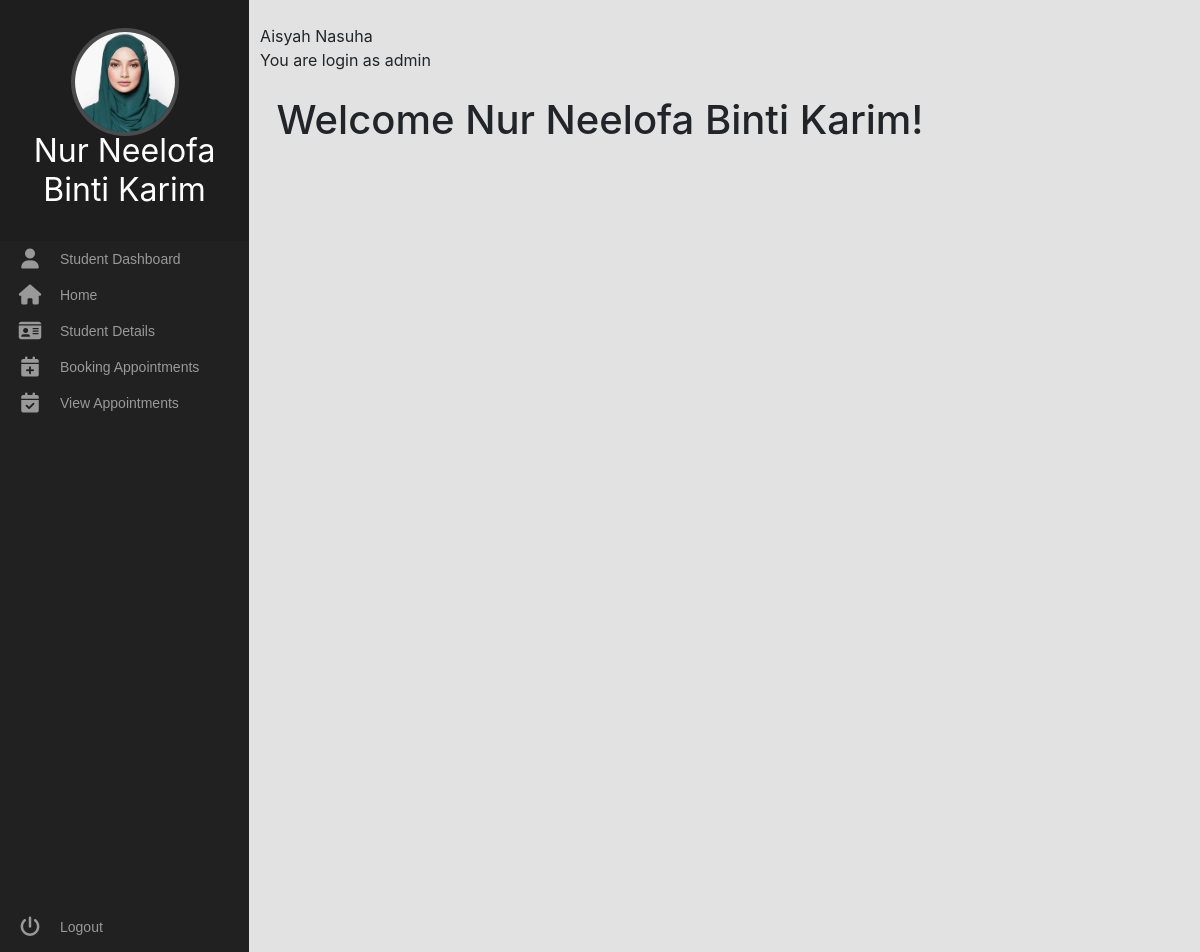
Screenshot of /PHP/student/dashboard.php (signed in) with the database file from the repository.
### tables this page shows
CREATE TABLE `student` (
  `id` int(11) NOT NULL,
  `name` varchar(40) NOT NULL,
  `matric` varchar(12) NOT NULL,
  `email` varchar(25) NOT NULL,
  `password` varchar(8) NOT NULL,
  `profile` varchar(25) NOT NULL,
  `phone` varchar(12) NOT NULL,
  `role` varchar(10) NOT NULL
);

### PHP/student/dashboard.php (the view, shortened to what this page needs)
<html>
<head>
  <link rel="stylesheet" href="../../CSS/bootstrap.min.css" />
  <link rel="stylesheet" href="../../CSS/dashboard.css" />
  <link rel="stylesheet" href="../../CSS/style.css" />
</head>
<body>
    <div class="area">
    <div class="main"><br>
    <?php
		echo $_SESSION['name'];
		?>
		<br>You are login as
		<?php
		echo $_SESSION['role'];
    ?><br><br>
<?php
include_once("config.php");
$result = mysqli_query($mysqli, "SELECT * FROM student WHERE id= '".$_SESSION['id']."'");
while ($row = mysqli_fetch_array($result)) {
    $name = $row['name'];
    $profile = $row['profile'];
}
?>
</div>
<center>
<h1>Welcome <?php echo $name; ?>! </h1>
</center>
  <body>
    <div class="area">
    <nav class="main-menu">
    <header class="avatar">
		<img src="profile/<?php echo $profile ?>" alt="">
    <h2><?php echo $name?></h2>
    </header>
      <li class="has-subnav">
          <a href="#">
            <i class="fa fa-user fa-2x"></i>
            <span class="nav-text"> Student Dashboard </span>
          </a>
        </li>
        <li>
          <a href="">
            <i class="fa fa-home fa-2x"></i>
            <span class="nav-text"> Home </span>
          </a>
        </li>
        <li class="has-subnav">
          <a href="#">
            <i class="fa fa-id-card fa-2x"></i>
            <span class="nav-text"> Student Details </span>
          </a>
        </li>
        <li class="has-subnav">
          <a href="#">
            <i class="fa fa-calendar-plus fa-2x"></i>
            <span class="nav-text"> Booking Appointments </span>
          </a>
        </li>
        <li class="has-subnav">
          <a href="#">
            <i class="fa fa-calendar-check fa-2x"></i>
            <span class="nav-text"> View Appointments </span>
          </a>
        </li>
      <ul class="logout">
        <li>
          <a href="../index.html">
            <i class="fa fa-power-off fa-2x"></i>
            <span class="nav-text"> Logout </span>
          </a>
        </li>
      </ul>
    </nav>
  </body>
</html>

### CSS/dashboard.css (style rules this page uses)
body { background: #f8f8f8; }

### CSS/style.css (style rules this page uses)
.fa-2x { font-size: 2em; }
.fa { position: relative; display: table-cell; width: 60px; height: 36px; text-align: center; vertical-align: middle; font-size: 20px; color: #999; }
.main-menu { background: #212121; border-right: 1px solid #e5e5e5; position: absolute; top: 0; bottom: 0; height: 100%; left: 0; width: 250px; }
.main-menu > ul { margin: 7px 0; }
.main-menu li { position: relative; display: block; width: 250px; }
.main-menu li > a { position: relative; display: table; border-collapse: collapse; border-spacing: 0; color: #999; font-family: arial; font-size: 14px; text-decoration: none; }
.main-menu .nav-text { position: relative; display: table-cell; vertical-align: middle; width: 190px; font-family: "Titillium Web", sans-serif; color: #999; }
.main-menu > ul.logout { position: absolute; left: 0; bottom: 0; }
nav { -webkit-user-select: none; -moz-user-select: none; -ms-user-select: none; -o-user-select: none; user-select: none; }
nav ul, nav li { outline: 0; margin: 0; padding: 0; }
.area { float: left; background: #e2e2e2; width: 100%; height: 100%; }
.avatar { background: rgba(0, 0, 0, 0.1); padding: 2em 0.5em; text-align: center; }
img { width: 100px; border-radius: 50%; box-shadow: 0 0 0 4px rgba(255, 255, 255, 0.2); }
h2 { font-weight: normal; margin-bottom: 0; color: #fff; }
.main { margin-left: 230px; padding: 0px 30px; }

### rows the page displays
student: name "Nur Neelofa Binti Karim", profile (picture)

### other values shown
$_SESSION['name'] "Aisyah Nasuha"
$_SESSION['role'] "admin"
